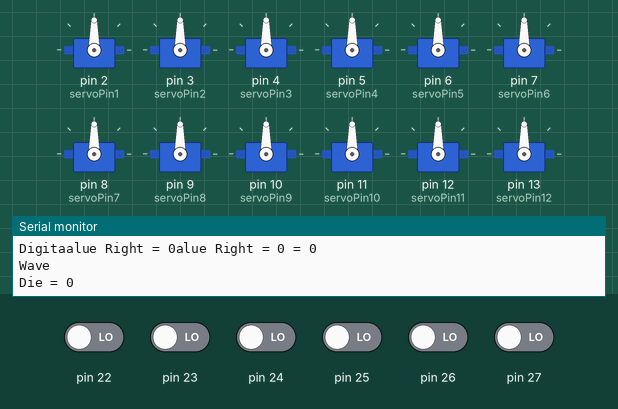
This sketch was run on a simulated Arduino Mega 2560, built with avr-gcc and run on an emulated ATmega2560. On the bench: 12 × servo, the last lines printed to the serial monitor. Inputs (shaded band) come from the test bench; at power-on: pin 22–27 LOW.

Above: at 1.2 s.
1.3 s: pin 22 driven HIGH
At 1.8 s:
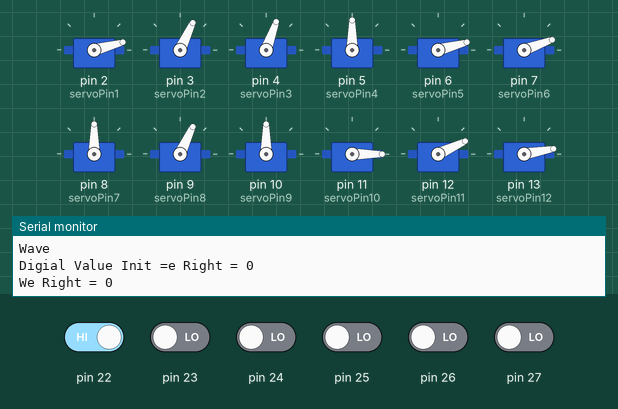
2.9 s: pin 23 driven HIGH
4.4 s: pin 24 driven HIGH
At 7.0 s:
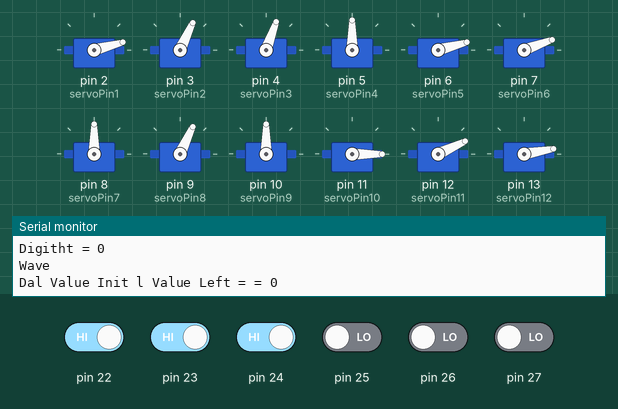
7.4 s: pin 25 driven HIGH
10.4 s: pin 26 driven HIGH
At 12.3 s:
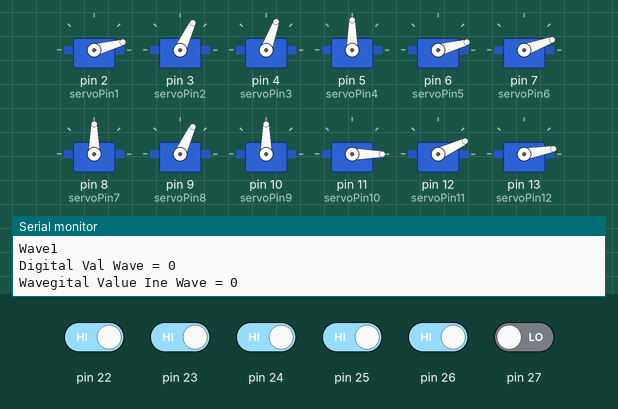
13.4 s: pin 27 driven HIGH
At 20.9 s:
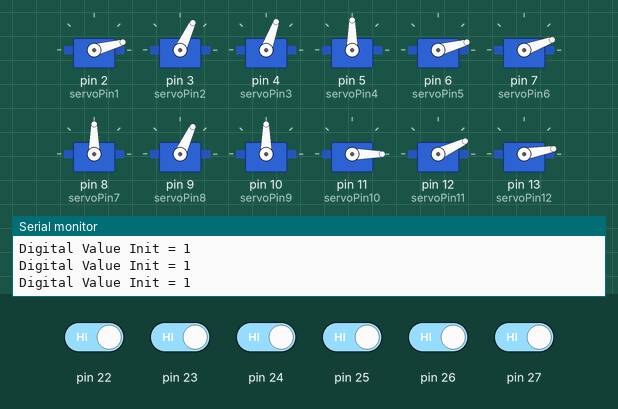
Timing chart, 0 to 22.1 s (numbered marks = the images above; inputs shaded):
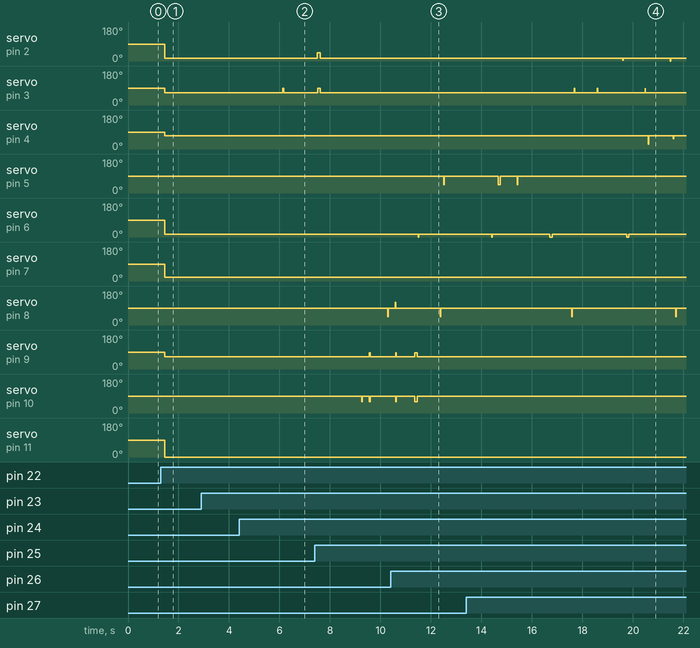

The sketch:

rtosCoreControl.ino
```cpp
#include <Arduino_FreeRTOS.h>
#include <semphr.h>  // add the FreeRTOS functions for Semaphores (or Flags).
#include <Servo.h>

int servoPin1 = 2;
int servoPin2 = 3;
int servoPin3 = 4;
int servoPin4 = 5;
int servoPin5 = 6;
int servoPin6 = 7;
int servoPin7 = 8;
int servoPin8 = 9;
int servoPin9 = 10;
int servoPin10 = 11;
int servoPin11 = 12;
int servoPin12 = 13;
int startup = 0;
int pos = 0;

int LED1 = 2;

Servo ServoA1;
Servo ServoA2;
Servo ServoA3;
Servo ServoB1;
Servo ServoB2;
Servo ServoB3;
Servo ServoC1;
Servo ServoC2;
Servo ServoC3;
Servo ServoD1;
Servo ServoD2;
Servo ServoD3;

// Declare a mutex Semaphore Handle which we will use to manage the Serial Port.
// It will be used to ensure only only one Task is accessing this resource at any time.
SemaphoreHandle_t xSerialSemaphore;

// define two Tasks for DigitalRead & AnalogRead
//void TaskDigitalRead( void *pvParameters );
void Stand( void *pvParameters );
void Wsve( void *pvParameters );
void Left( void *pvParameters );
void Right( void *pvParameters );
void Foward( void *pvParameters );
void Backward( void *pvParameters );


// the setup function runs once when you press reset or power the board
void setup() {

  // initialize serial communication at 9600 bits per second:
  Serial.begin(9600);

  pinMode(2, OUTPUT);
  pinMode(3, OUTPUT);
  pinMode(4, OUTPUT);
  pinMode(5, OUTPUT);
  pinMode(6, OUTPUT);
  pinMode(7, OUTPUT);

  ServoA1.attach(servoPin1);
  ServoA2.attach(servoPin2);
  ServoA3.attach(servoPin3);
  ServoB1.attach(servoPin4);
  ServoB2.attach(servoPin5);
  ServoB3.attach(servoPin6);
  ServoC1.attach(servoPin7);
  ServoC2.attach(servoPin8);
  ServoC3.attach(servoPin9);
  ServoD1.attach(servoPin10);
  ServoD2.attach(servoPin11);
  ServoD3.attach(servoPin12);

  while (!Serial) {
     // wait for serial port to connect. Needed for native USB, on LEONARDO, MICRO, YUN, and other 32u4 based boards.
  }

  // Semaphores are useful to stop a Task proceeding, where it should be paused to wait,
  // because it is sharing a resource, such as the Serial port.
  // Semaphores should only be used whilst the scheduler is running, but we can set it up here.
  if ( xSerialSemaphore == NULL )  // Check to confirm that the Serial Semaphore has not already been created.
  {
    xSerialSemaphore = xSemaphoreCreateMutex();  // Create a mutex semaphore we will use to manage the Serial Port
    if ( ( xSerialSemaphore ) != NULL )
      xSemaphoreGive( ( xSerialSemaphore ) );  // Make the Serial Port available for use, by "Giving" the Semaphore.
  }

    xTaskCreate(
    Stand
    ,  (const portCHAR *) "Stand"
    ,  128  // Stack size
    ,  NULL
    ,  1  // Priority
    ,  NULL );

    xTaskCreate(
    Foward
    ,  (const portCHAR *) "Foward"
    ,  128  // Stack size
    ,  NULL
    ,  1  // Priority
    ,  NULL );

    xTaskCreate(
    Backward
    ,  (const portCHAR *) "Backward"
    ,  128  // Stack size
    ,  NULL
    ,  1  // Priority
    ,  NULL );


    xTaskCreate(
    Left
    ,  (const portCHAR *) "Left"
    ,  128  // Stack size
    ,  NULL
    ,  1  // Priority
    ,  NULL );


    xTaskCreate(
    Wave
    ,  (const portCHAR *) "Wave"
    ,  128  // Stack size
    ,  NULL
    ,  1  // Priority
    ,  NULL );

    xTaskCreate(
    Right
    ,  (const portCHAR *) "Right"
    ,  128  // Stack size
    ,  NULL
    ,  1  // Priority
    ,  NULL );


  // Now the Task scheduler, which takes over control of scheduling individual Tasks, is automatically started.
}

void loop()
{
  // Empty. Things are done in Tasks.
}

/*--------------------------------------------------*/
/*---------------------- Tasks ---------------------*/
/*--------------------------------------------------*/

void Stand( void *pvParameters __attribute__((unused)) )  // This is a Task.
{
  for (;;)
  {
    pinMode(22, INPUT);
    //pinMode(10, OUTPUT);
    // read the input on analog pin 0:
    int sensorValue = digitalRead(22);
    //Serial.println("LEDGreen");
    Serial.print("Digital Value Init = ");
    Serial.println(sensorValue);

    // See if we can obtain or "Take" the Serial Semaphore.
    // If the semaphore is not available, wait 5 ticks of the Scheduler to see if it becomes free.
    if(sensorValue == 1) {
      if ( xSemaphoreTake( xSerialSemaphore, ( TickType_t ) 5 ) == pdTRUE )
      {
        // We were able to obtain or "Take" the semaphore and can now access the shared resource.
        // We want to have the Serial Port for us alone, as it takes some time to print,
        // so we don't want it getting stolen during the middle of a conversion.
        // print out the value you read:
          //Serial.println("Green LED Write");
        }
        ServoA1.write(15);
        ServoA2.write(65);
        ServoA3.write(70);

        ServoB1.write(90);
        ServoB2.write(15);
        ServoB3.write(20);

        ServoC1.write(90);
        ServoC2.write(65);
        ServoC3.write(90);

        ServoD1.write(0);
        ServoD2.write(25);
        ServoD3.write(10);
//          digitalWrite(2, HIGH);
//          delay(1000);
//          digitalWrite(2, LOW);
//          delay(1000);
        xSemaphoreGive( xSerialSemaphore ); // Now free or "Give" the Serial Port for others.
      }
    }
    vTaskDelay(1);  // one tick delay (15ms) in between reads for stability
}


void Wave( void *pvParameters __attribute__((unused)) )  // This is a Task.
{
  for (;;)
  {
    //pinMode(11, OUTPUT);
    pinMode(27, INPUT);
    // read the input on analog pin 0:
    int sensorValue2 = digitalRead(27);
    Serial.println("Wave");
    Serial.print("Digital Value Wave = ");
    Serial.println(sensorValue2);

    // See if we can obtain or "Take" the Serial Semaphore.
    // If the semaphore is not available, wait 5 ticks of the Scheduler to see if it becomes free.
    if(sensorValue2 == 1) {
      if ( xSemaphoreTake( xSerialSemaphore, ( TickType_t ) 5 ) == pdTRUE )
      {
        // We were able to obtain or "Take" the semaphore and can now access the shared resource.
        // We want to have the Serial Port for us alone, as it takes some time to print,
        // so we don't want it getting stolen during the middle of a conversion.
        // print out the value you read:
          //Serial.println("Red LED Write");
        }
        if(startup == 0)
        {
          ServoA1.write(15);
          ServoA2.write(65);
          ServoA3.write(70);

          ServoB1.write(90);
          ServoB2.write(15);
          ServoB3.write(20);

          ServoC1.write(90);
          ServoC2.write(65);
          ServoC3.write(90);

          ServoD1.write(0);
          ServoD2.write(25);
          ServoD3.write(10);
          delay(3000);
          startup = 1;
        }


        if(startup == 1)
        {
          ServoC1.write(45);
          delay(1000);
          ServoA2.write(90);
          delay(1000);
          ServoA1.write(5);
          delay(1000);
          startup = 2;
        }


        if(startup == 2)
        {
          for(int x = 1; x <= 3; x++) {
            ServoA3.write(25);
            delay(1000);
            ServoA3.write(55);
            delay(1000);
          }
          ServoA1.write(15);
          ServoA2.write(65);
          ServoA3.write(70);
          delay(1000);

          ServoC1.write(90);
          delay(1000);
          startup = 0;

        }
        xSemaphoreGive( xSerialSemaphore ); // Now free or "Give" the Serial Port for others.
      }
    }
    vTaskDelay(1);  // one tick delay (15ms) in between reads for stability
}

void Left( void *pvParameters __attribute__((unused)) )  // This is a Task.
{
  for (;;)
  {
    pinMode(25, INPUT);
    // read the input on analog pin 0:
    int sensorValue2 = digitalRead(25);
    Serial.println("Wave");
    Serial.print("Digital Value Left = ");
    Serial.println(sensorValue2);

    // See if we can obtain or "Take" the Serial Semaphore.
    // If the semaphore is not available, wait 5 ticks of the Scheduler to see if it becomes free.
    if(sensorValue2 == 1) {
      if ( xSemaphoreTake( xSerialSemaphore, ( TickType_t ) 5 ) == pdTRUE )
      {
        // We were able to obtain or "Take" the semaphore and can now access the shared resource.
        // We want to have the Serial Port for us alone, as it takes some time to print,
        // so we don't want it getting stolen during the middle of a conversion.
        // print out the value you read:
          //Serial.println("Red LED Write");
        }
        if(startup == 0)
        {
          ServoA1.write(15);
          ServoA2.write(65);
          ServoA3.write(70);

          ServoB1.write(90);
          ServoB2.write(15);
          ServoB3.write(20);

          ServoC1.write(90);
          ServoC2.write(65);
          ServoC3.write(90);

          ServoD1.write(0);
          ServoD2.write(25);
          ServoD3.write(10);
          delay(3000);
          startup = 1;
        }

        if(startup == 1)
        {
          ServoD2.write(15);
          delay(1000);
          ServoD3.write(30);
          delay(1000);
          ServoD1.write(45);
          delay(1000);
          ServoD2.write(35);
          ServoD3.write(0);
          delay(3000);
          startup = 2;
        }

        if(startup == 2)
        {
          ServoA2.write(90);
          delay(1000);
          startup = 3;
        }

        if(startup == 3)
        {
          ServoA1.write(45);
          delay(1000);
          startup = 4;
        }

        if(startup == 4)
        {
          ServoA2.write(65);
          delay(1000);
          startup = 5;
        }

        if(startup == 5)
        {
          ServoC3.write(60);
          ServoC2.write(85);
          delay(1000);
          ServoC1.write(120);
          startup = 6;
          delay(1000);
        }

        if(startup == 6)
        {
          ServoC2.write(65);
          ServoC3.write(90);
          delay(1000);
          startup = 7;
        }

        if(startup == 7)
        {
          ServoB2.write(0);
          delay(1000);
          ServoB1.write(120);
          delay(1000);
          ServoB2.write(15);
          delay(1000);
          startup = 8;
         }
        if(startup == 8)
        {
          ServoA1.write(15);
          ServoA2.write(65);
          ServoA3.write(70);

          ServoB1.write(90);
          ServoB2.write(15);
          ServoB3.write(20);

          ServoC1.write(90);
          ServoC2.write(65);
          ServoC3.write(90);

          ServoD1.write(0);
          ServoD2.write(25);
          ServoD3.write(10);
          startup = 0;
        }

//        digitalWrite(5, HIGH);
//        delay(1000);
//        digitalWrite(5, LOW);
//        delay(1000);
        xSemaphoreGive( xSerialSemaphore ); // Now free or "Give" the Serial Port for others.
      }
    }
    vTaskDelay(1);  // one tick delay (15ms) in between reads for stability
}


void Right( void *pvParameters __attribute__((unused)) )  // This is a Task.
{
  for (;;)
  {
    pinMode(26, INPUT);
    // read the input on analog pin 0:
    int sensorValue2 = digitalRead(26);
    Serial.println("Wave");
    Serial.print("Digital Value Right = ");
    Serial.println(sensorValue2);

    // See if we can obtain or "Take" the Serial Semaphore.
    // If the semaphore is not available, wait 5 ticks of the Scheduler to see if it becomes free.
    if(sensorValue2 == 1) {
      if ( xSemaphoreTake( xSerialSemaphore, ( TickType_t ) 5 ) == pdTRUE )
      {
        // We were able to obtain or "Take" the semaphore and can now access the shared resource.
        // We want to have the Serial Port for us alone, as it takes some time to print,
        // so we don't want it getting stolen during the middle of a conversion.
        // print out the value you read:
          //Serial.println("Red LED Write");
        }
        if(startup == 0)
        {
          ServoA1.write(15);
          ServoA2.write(65);
          ServoA3.write(70);

          ServoB1.write(90);
          ServoB2.write(15);
          ServoB3.write(20);

          ServoC1.write(90);
          ServoC2.write(65);
          ServoC3.write(90);

          ServoD1.write(0);
          ServoD2.write(25);
          ServoD3.write(10);
          delay(3000);
          startup = 2;
        }

        if(startup == 2)
        {
          ServoA2.write(90);
          delay(1000);
          startup = 3;
        }

        if(startup == 3)
        {
          ServoA1.write(0);
          delay(1000);
          startup = 4;
        }

        if(startup == 4)
        {
          ServoA2.write(65);
          delay(1000);
          startup = 5;
        }

        if(startup == 5)
        {
          ServoC3.write(60);
          ServoC2.write(85);
          delay(1000);
          ServoC1.write(45);
          startup = 6;
          delay(1000);
        }

        if(startup == 6)
        {
          ServoC2.write(65);
          ServoC3.write(90);
          delay(1000);
          startup = 7;
        }

        if(startup == 7)
        {
          ServoB2.write(0);
          delay(1000);
          ServoB1.write(45);
          delay(1000);
          ServoB2.write(15);
          delay(1000);
          startup = 7;
        }

        if(startup == 7)
        {
          ServoA1.write(15);
          ServoA2.write(65);
          ServoA3.write(70);

          ServoB1.write(90);
          ServoB2.write(15);
          ServoB3.write(20);

          ServoC1.write(90);
          ServoC2.write(65);
          ServoC3.write(90);

          ServoD1.write(0);
          ServoD2.write(25);
          ServoD3.write(10);
          startup = 0;
        }
//        digitalWrite(6, HIGH);
//        delay(1000);
//        digitalWrite(6, LOW);
//        delay(1000);
        xSemaphoreGive( xSerialSemaphore ); // Now free or "Give" the Serial Port for others.
      }
    }
    vTaskDelay(1);  // one tick delay (15ms) in between reads for stability
}


void Foward( void *pvParameters __attribute__((unused)) )  // This is a Task.
{
  for (;;)
  {
    pinMode(23, INPUT);
    // read the input on analog pin 0:
    int sensorValue2 = digitalRead(23);
    Serial.println("Wave");
    Serial.print("Digital Value Right = ");
    Serial.println(sensorValue2);

    // See if we can obtain or "Take" the Serial Semaphore.
    // If the semaphore is not available, wait 5 ticks of the Scheduler to see if it becomes free.
    if(sensorValue2 == 1) {
      if ( xSemaphoreTake( xSerialSemaphore, ( TickType_t ) 5 ) == pdTRUE )
      {
        // We were able to obtain or "Take" the semaphore and can now access the shared resource.
        // We want to have the Serial Port for us alone, as it takes some time to print,
        // so we don't want it getting stolen during the middle of a conversion.
        // print out the value you read:
          //Serial.println("Red LED Write");
        }
        if(startup == 0)
        {
          ServoA1.write(15);
          ServoA2.write(65);
          ServoA3.write(70);

          ServoB1.write(90);
          ServoB2.write(15);
          ServoB3.write(20);

          ServoC1.write(90);
          ServoC2.write(65);
          ServoC3.write(90);

          ServoD1.write(0);
          ServoD2.write(25);
          ServoD3.write(10);
          delay(3000);
          startup = 2;
        }

        if(startup == 2)
        {
          ServoA2.write(90);
          delay(1000);
          startup = 3;
        }

        if(startup == 3)
        {
          ServoA1.write(0);
          delay(1000);
          startup = 4;
        }

        if(startup == 4)
        {
          ServoA2.write(65);
          delay(1000);
          startup = 5;
        }

        if(startup == 5)
        {
          ServoC3.write(60);
          ServoC2.write(85);
          delay(1000);
          ServoC1.write(45);
          startup = 6;
          delay(1000);
        }

        if(startup == 6)
        {
          ServoC2.write(65);
          ServoC3.write(90);
          delay(1000);
          startup = 7;
        }

        if(startup == 7)
        {
          ServoB2.write(0);
          delay(1000);
          ServoB1.write(45);
          delay(1000);
          ServoB2.write(15);
          delay(1000);
          startup = 8;
        }

        if(startup == 8)
        {
          ServoA1.write(15);
          ServoA2.write(65);
          ServoA3.write(70);

          ServoB1.write(90);
          ServoB2.write(15);
          ServoB3.write(20);

          ServoC1.write(90);
          ServoC2.write(65);
          ServoC3.write(90);

          ServoD1.write(0);
          ServoD2.write(25);
          ServoD3.write(10);
          startup = 0;
        }
//        digitalWrite(3, HIGH);
//        delay(1000);
//        digitalWrite(3, LOW);
//        delay(1000);
        xSemaphoreGive( xSerialSemaphore ); // Now free or "Give" the Serial Port for others.
      }
    }
    vTaskDelay(1);  // one tick delay (15ms) in between reads for stability
}


void Backward( void *pvParameters __attribute__((unused)) )  // This is a Task.
{
  for (;;)
  {
    pinMode(24, INPUT);
    // read the input on analog pin 0:
    int sensorValue2 = digitalRead(24);
    Serial.println("Wave");
    Serial.print("Digital Value Right = ");
    Serial.println(sensorValue2);

    // See if we can obtain or "Take" the Serial Semaphore.
    // If the semaphore is not available, wait 5 ticks of the Scheduler to see if it becomes free.
    if(sensorValue2 == 1) {
      if ( xSemaphoreTake( xSerialSemaphore, ( TickType_t ) 5 ) == pdTRUE )
      {
        // We were able to obtain or "Take" the semaphore and can now access the shared resource.
        // We want to have the Serial Port for us alone, as it takes some time to print,
        // so we don't want it getting stolen during the middle of a conversion.
        // print out the value you read:
          //Serial.println("Red LED Write");
        }
        if(startup == 0)
        {
          ServoA1.write(15);
          ServoA2.write(65);
          ServoA3.write(70);

          ServoB1.write(90);
          ServoB2.write(15);
          ServoB3.write(20);

          ServoC1.write(90);
          ServoC2.write(65);
          ServoC3.write(90);

          ServoD1.write(0);
          ServoD2.write(25);
          ServoD3.write(10);
          delay(3000);
          startup = 2;
        }

        if(startup == 2)
        {
          ServoA2.write(90);
          delay(1000);
          startup = 3;
        }

        if(startup == 3)
        {
          ServoA1.write(0);
          delay(1000);
          startup = 4;
        }

        if(startup == 4)
        {
          ServoA2.write(65);
          delay(1000);
          startup = 5;
        }

        if(startup == 5)
        {
          ServoC3.write(60);
          ServoC2.write(85);
          delay(1000);
          ServoC1.write(45);
          startup = 6;
          delay(1000);
        }

        if(startup == 6)
        {
          ServoC2.write(65);
          ServoC3.write(90);
          delay(1000);
          startup = 7;
        }

        if(startup == 7)
        {
          ServoB2.write(0);
          delay(1000);
          ServoB1.write(45);
          delay(1000);
          ServoB2.write(15);
          delay(1000);
          startup = 7;
        }
        if(startup == 7)
        {
          ServoA1.write(15);
          ServoA2.write(65);
          ServoA3.write(70);

          ServoB1.write(90);
          ServoB2.write(15);
          ServoB3.write(20);

          ServoC1.write(90);
          ServoC2.write(65);
          ServoC3.write(90);

          ServoD1.write(0);
          ServoD2.write(25);
          ServoD3.write(10);
        }
//        digitalWrite(4, HIGH);
//        delay(1000);
//        digitalWrite(4, LOW);
//        delay(1000);
        xSemaphoreGive( xSerialSemaphore ); // Now free or "Give" the Serial Port for others.
      }
    }
    vTaskDelay(1);  // one tick delay (15ms) in between reads for stability
}
```

Measured:
- after the input at 1.3 s, servo on pin 2 (servoPin1), servo on pin 6 (servoPin5): 90° → 15° after 0.15 s; servo on pin 3 (servoPin2), servo on pin 9 (servoPin8): 90° → 65° after 0.15 s; servo on pin 4 (servoPin3): 90° → 70° after 0.15 s; servo on pin 7 (servoPin6): 90° → 20° after 0.15 s; servo on pin 11 (servoPin10): 90° → 0° after 0.15 s
- after the input at 4.4 s, servo on pin 2 (servoPin1): stays 15° (without the input it goes to 0° after 2.8 s)
- after the input at 10.4 s, servo on pin 5 (servoPin4): 90° → 45° after 2.1 s, → 90° 0.02 s later; servo on pin 6 (servoPin5): 15° → 0° after 1.1 s, → 15° 0.02 s later
- after the input at 13.4 s, servo on pin 4 (servoPin3): 70° → 25° after 7.2 s, → 70° 0.02 s later, → 55° 0.99 s later, → 70° 0.01 s later; servo on pin 10 (servoPin9): stays 90° (without the input it goes to 60° after 7.3 s); servo on pin 11 (servoPin10): stays 0° (without the input it goes to 45° after 6.4 s)
- by itself, servo on pin 8 (servoPin7): alternates 90° for 4.1 s and 45° for 0.02 s
